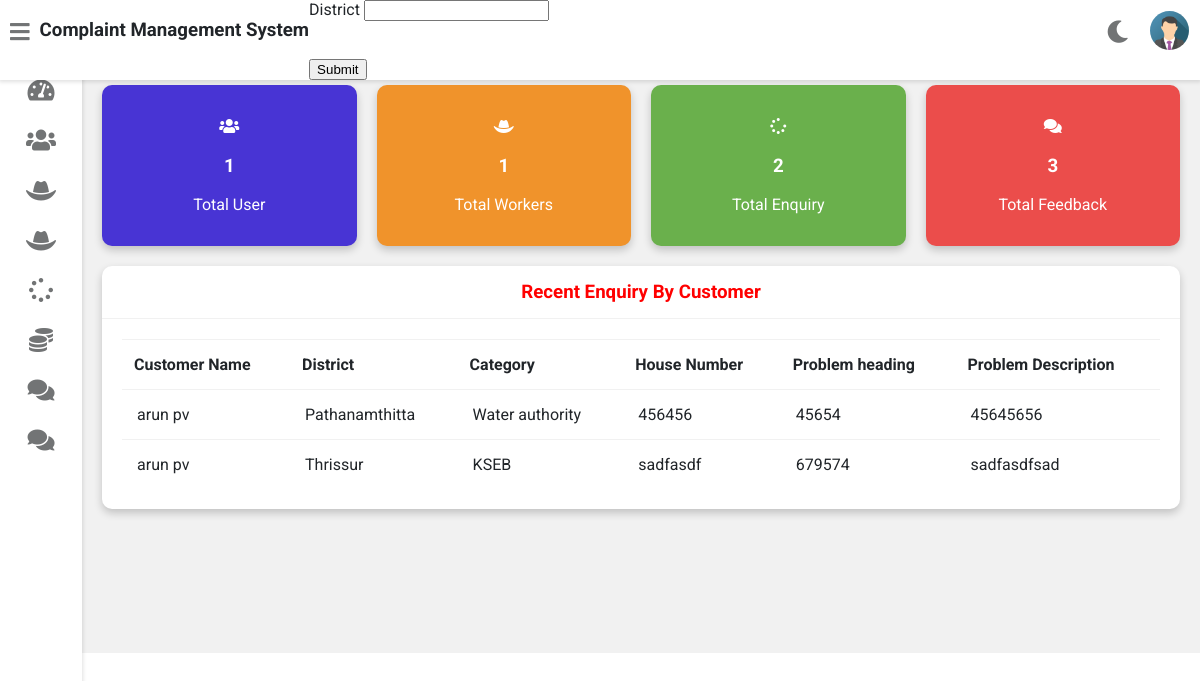
/admin-dashboard (signed in), run on the app's committed database.
### vehicle/models.py (models this page shows, shortened)
class Customer(models.Model):
    user=models.OneToOneField(User,on_delete=models.CASCADE)
    profile_pic= models.ImageField(upload_to='profile_pic/CustomerProfilePic/',null=True,blank=True)
    address = models.CharField(max_length=40)
    mobile = models.CharField(max_length=20,null=False)
    @property
    def get_name(self):
        return self.user.first_name+" "+self.user.last_name

class Request(models.Model):
    vehicle_name = (('Alappuzha','Alappuzha'),('Wayanad','Wayanad'),('Ernakulam','Ernakulam'),('Thrissur','Thrissur'),('Thiruvananthapuram','Thiruvananthapuram'),('Pathanamthitta','Pathanamthitta'),('Palakkad','Palakkad'),('Malappuram','Malappuram'),('Kozhikode','Kozhikode'),('Kottayam','Kottayam'),('Kollam','Kollam'),('Kasaragod','Kasaragod'),('Kannur','Kannur'),('Idukki','Idukki'))
    cat=(('Water authority','Water authority'),('KSEB','KSEB'))
    category=models.CharField(max_length=50,choices=cat)
    vehicle_no=models.PositiveIntegerField(null=False)
    vehicle_category=models.CharField(max_length=50,choices=vehicle_name)
    vehicle_model = models.CharField(max_length=40,null=False)
    vehicle_brand = models.CharField(max_length=40,null=False)
    problem_description = models.CharField(max_length=500,null=False)
    date=models.DateField(auto_now=True)
    cost=models.PositiveIntegerField(null=True)
    customer=models.ForeignKey('Customer', on_delete=models.CASCADE,null=True)
    mechanic=models.ForeignKey('Mechanic',on_delete=models.CASCADE,null=True)
    stat=(('Pending','Pending'),('Approved','Approved'),('Work in progress','Work in progress'),('Work Done','Work Done'),('Released','Released'))
    status=models.CharField(max_length=50,choices=stat,default='Pending',null=True)

### vehicle/views.py (the view)
# urls.py: path('admin-dashboard', views.admin_dashboard_view,name='admin-dashboard'),
@login_required(login_url='adminlogin')
def admin_dashboard_view(request):
    enquiry=models.Request.objects.all().order_by('-id')
    customers=[]
    for enq in enquiry:
        customer=models.Customer.objects.get(id=enq.customer_id)
        customers.append(customer)
    dict={
    'total_customer':models.Customer.objects.all().count(),
    'total_mechanic':models.Mechanic.objects.all().count(),
    'total_request':models.Request.objects.all().count(),
    'total_feedback':models.Feedback.objects.all().count(),
    'data':zip(customers,enquiry),
    }
    return render(request,'vehicle/admin_dashboard.html',context=dict)

### templates/vehicle/admin_dashboard.html
{% extends 'vehicle/adminbase.html' %}
{% load static %}
{% block content %}
	<div class="wrapper">
		<div class="row">
			<div class="col-3 col-m-6 col-sm-6">
				<div class="counter bg-primary">
					<p>
						<i class="fas fa-users"></i>
					</p>
					<h3>{{total_customer}}</h3>
					<p>Total User</p>
				</div>
			</div>
			<div class="col-3 col-m-6 col-sm-6">
				<div class="counter bg-warning">
					<p>
						<i class="fas fa-hat-cowboy"></i>
					</p>
					<h3>{{total_mechanic}}</h3>
					<p>Total Workers</p>
				</div>
			</div>
			<div class="col-3 col-m-6 col-sm-6">
				<div class="counter bg-success">
					<p>
						<i class="fas fa-spinner"></i>
					</p>
					<h3>{{total_request}}</h3>
					<p>Total Enquiry</p>
				</div>
			</div>
			<div class="col-3 col-m-6 col-sm-6">
				<div class="counter bg-danger">
					<p>
						<i class="fas fa-comments"></i>
					</p>
					<h3>{{total_feedback}}</h3>
					<p>Total Feedback</p>
				</div>
			</div>
		</div>
		<div class="row">
			<div class="col-12 col-m-12 col-sm-12">
				<div class="card">
					<div class="card-header">
						<h3 style="color:red; text-align:center" >Recent Enquiry By Customer
						</h3>
					</div>
					<div class="card-content">
						<table>
							<thead>
								<tr>
									<th>Customer Name</th>
									<th>District</th>
									<th>Category</th>
									<th>House Number</th>
									<th>Problem heading</th>
									<th>Problem Description</th>
								</tr>
							</thead>
							<tbody>
								{% for c,r in data %}
								<tr>
									<td> {{c.get_name}}</td>
									<td> {{r.vehicle_category}}</td>
									<td>{{r.category}}</td>
									<td>{{r.vehicle_model}}</td>
									<td>{{r.vehicle_brand}}</td>
									<td>{{r.problem_description}}</td>
								</tr>
								{% endfor %}
							</tbody>
						</table>
					</div>
				</div>
			</div>
		</div>
  <br><br><br><br><br><br>
	</div>
{% endblock content %}

### static/style.css (style rules this page uses)
:root { --primary-color: #4834d4; --success-color: #6ab04c; --warning-color: #f0932b; --danger-color: #eb4d4b; --light-color: #212529; --light-second-color: #727475; --light-background: #ffffff; --light-second-background: #f1f1f1; --dark-color: #909090; --dark-second-color: #f5f6fa; --dark-background: #23242D; --dark-second-background: #181818; }
.light { --main-bg-color: var(--light-background); --second-bg-color: var(--light-second-background); --main-color: var(--light-color); --second-color: var(--light-second-color); }
.bg-primary { background: var(--primary-color); }
.bg-success { background: var(--success-color); }
.bg-warning { background: var(--warning-color); }
.bg-danger { background: var(--danger-color); }
* { box-sizing: border-box; }
body { font-family: 'Roboto', sans-serif; background: var(--main-bg-color); color: var(--main-color); margin: 0; }
.wrapper { padding: 10px; margin-left: 82px; padding-top: 75px; background: var(--second-bg-color); transition: margin-left .5s; }
.row { display: flex; flex-wrap: wrap; flex-direction: row; }
.row:after, .row:before { box-sizing: border-box; }
[class*="col-"] { padding: 10px; }
@media only screen and (min-width: 600px) { .col-sm-6 { width: 50%; } }
@media only screen and (min-width: 600px) { .col-sm-12 { width: 100%; } }
@media only screen and (min-width: 768px) { .col-m-6 { width: 50%; } }
@media only screen and (min-width: 768px) { .col-m-12 { width: 100%; } }
@media only screen and (min-width: 992px) { .col-3 { width: 25%; } }
@media only screen and (min-width: 992px) { .col-12 { width: 100%; } }
.counter { padding: 16px; text-align: center; color: #fff; border-radius: 10px; box-shadow: 0 4px 8px 0 rgba(0,0,0,0.2); }
.card { background: var(--main-bg-color); color: var(--main-color); border-radius: 10px; margin-bottom: 10px; box-shadow: 0 4px 8px 0 rgba(0,0,0,0.2); }
.card-header { padding: 15px 30px; border-bottom: 1px solid var(--second-bg-color); position: relative; }
.card-header h3 { margin: 0; }
.card-content { padding: 20px; overflow-x: auto; }
table { border-collapse: collapse; width: 100%; }
table td { border-top: 1px solid var(--second-bg-color); padding: 15px; }
table th { border-top: 1px solid var(--second-bg-color); border-bottom: 1px solid var(--second-bg-color); padding: 15px 12px; text-align: left; }

### data on the page
Customer: get_name "arun pv", vehicle_category "Pathanamthitta", category "Water authority", vehicle_model "456456", vehicle_brand "45654", problem_description "45645656", vehicle_category "Thrissur", category "KSEB", vehicle_model "sadfasdf", vehicle_brand "679574", problem_description "sadfasdfsad"

### other printed values
{{ total_customer }} "1"
{{ total_mechanic }} "1"
{{ total_request }} "2"
{{ total_feedback }} "3"
